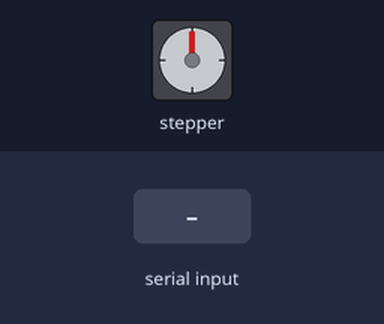
This sketch was run on a simulated Arduino Uno, built with avr-gcc and run on an emulated ATmega328P. Parts: stepper motor. Wiring (inferred from the names in the program): stepper motor (2048 steps per turn assumed): coils pin 10, pin 9, pin 8, pin 11. Inputs (shaded band) come from the test bench. What the sketch prints to the serial monitor is not drawn.

Above: at 1.2 s.
1.3 s: "U" received over Serial
Timing chart, 0 to 4.3 s (numbered marks = the images above; inputs shaded):
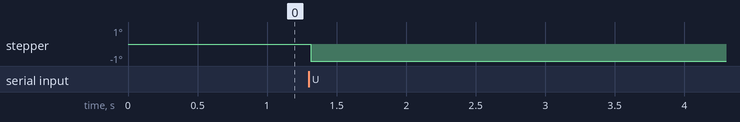

The sketch:

stepper.ino
```cpp
int stepperOne[] = {10,9,8,11};
int stepperTwo[] = {4,5,6,7};
int Pin0 = 8;
int Pin1 = 9;
int Pin2 = 10;
int Pin3 = 11;
int _step = 0;
int _count = 0;
boolean dir = true;// gre
int incomingByte;
void setup()
{
  Serial.begin(9600);
  for(int pin =0; pin<4; pin++){
    pinMode(stepperOne[pin], OUTPUT);
    pinMode(stepperTwo[pin], OUTPUT);
  }
}
void driveStep(bool motor[]){
    for (int mstep=0; mstep<=8; mstep++){
      if (motor[0]){
        step(stepperOne,mstep);
      }else if(motor[2]){
        int reverse[] = {stepperOne[2],stepperOne[1],stepperOne[0],stepperOne[3]};
        step(reverse,mstep);
      }
      if (motor[1]){
        step(stepperTwo,mstep);
      }else if(motor[3]){
        //reverse step
        int reverse[] = {stepperTwo[2],stepperTwo[1],stepperTwo[0],stepperTwo[3]};
        step(reverse,mstep);
      }
      delay(1);
    }
}
void step(int pins[],int mstep){
  switch(mstep){
    case 0:
      digitalWrite(pins[0], LOW);
      digitalWrite(pins[1], LOW);
      digitalWrite(pins[2], LOW);
      digitalWrite(pins[3], HIGH);
    break;
    case 1:
      digitalWrite(pins[0], LOW);
      digitalWrite(pins[1], LOW);
      digitalWrite(pins[2], HIGH);
      digitalWrite(pins[3], HIGH);
    break;
    case 2:
      digitalWrite(pins[0], LOW);
      digitalWrite(pins[1], LOW);
      digitalWrite(pins[2], HIGH);
      digitalWrite(pins[3], LOW);
    break;
    case 3:
      digitalWrite(pins[0], LOW);
      digitalWrite(pins[1], HIGH);
      digitalWrite(pins[2], HIGH);
      digitalWrite(pins[3], LOW);
    break;
    case 4:
      digitalWrite(pins[0], LOW);
      digitalWrite(pins[1], HIGH);
      digitalWrite(pins[2], LOW);
      digitalWrite(pins[3], LOW);
    break;
    case 5:
      digitalWrite(pins[0], HIGH);
      digitalWrite(pins[1], HIGH);
      digitalWrite(pins[2], LOW);
      digitalWrite(pins[3], LOW);
    break;
      case 6:
      digitalWrite(pins[0], HIGH);
      digitalWrite(pins[1], LOW);
      digitalWrite(pins[2], LOW);
      digitalWrite(pins[3], LOW);
    break;
    case 7:
      digitalWrite(pins[0], HIGH);
      digitalWrite(pins[1], LOW);
      digitalWrite(pins[2], LOW);
      digitalWrite(pins[3], HIGH);
    break;
    default:
      digitalWrite(pins[0], LOW);
      digitalWrite(pins[1], LOW);
      digitalWrite(pins[2], LOW);
      digitalWrite(pins[3], LOW);
    break;
  }
}
bool motors[] = {false,false,false,false};
void loop()
{
  if (Serial.available() > 0) {
    // read the oldest byte in the serial buffer:
    incomingByte = Serial.read();
    if (incomingByte == 'U') {
      motors[0] = true;
      motors[2] = false;
      motors[1] = false;
      motors[3] = false;
    }else if(incomingByte == 'D'){
      motors[0] = false;
      motors[2] = true;
      motors[1] = false;
      motors[3] = false;
    }else if(incomingByte == 'R'){
      motors[1] = true;
      motors[3] = false;
      motors[0] = false;
      motors[2] = false;
    }else if(incomingByte == 'L'){
      motors[1] = false;
      motors[3] = true;
      motors[0] = false;
      motors[2] = false;
    }

    for (int i=0; i<2; i++){
      driveStep(motors);
    }
    Serial.print("D");
    incomingByte = 0;

  }
  //for(int i=0; i<512; i++){
    //driveStep(motors);
  //}
 // motors[0] = !motors[0];
 // motors[1] = !motors[1];
  //motors[2] = !motors[2];
 // motors[3] = !motors[3];
 // delay(1000);


}
```
